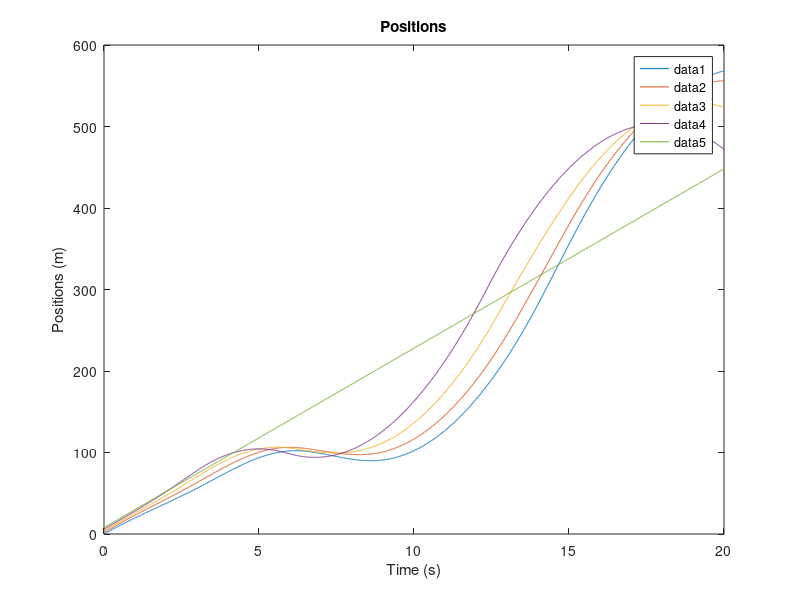
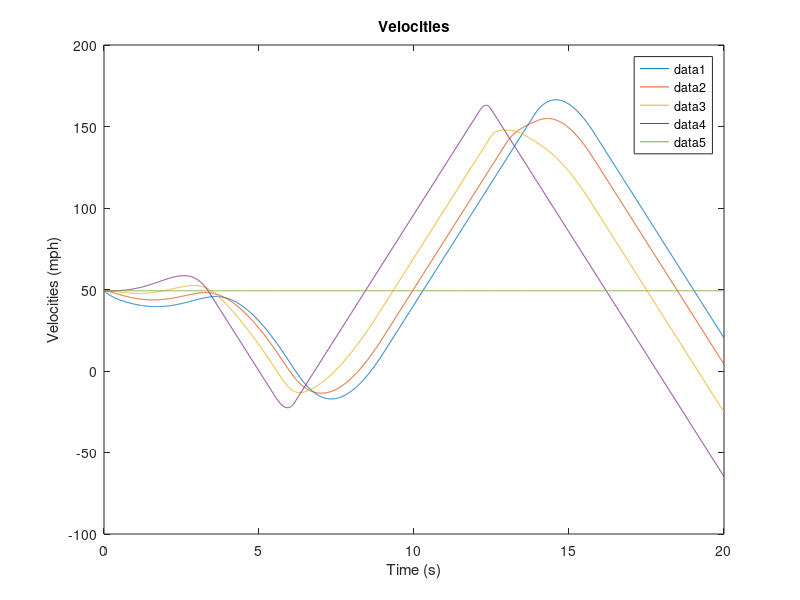
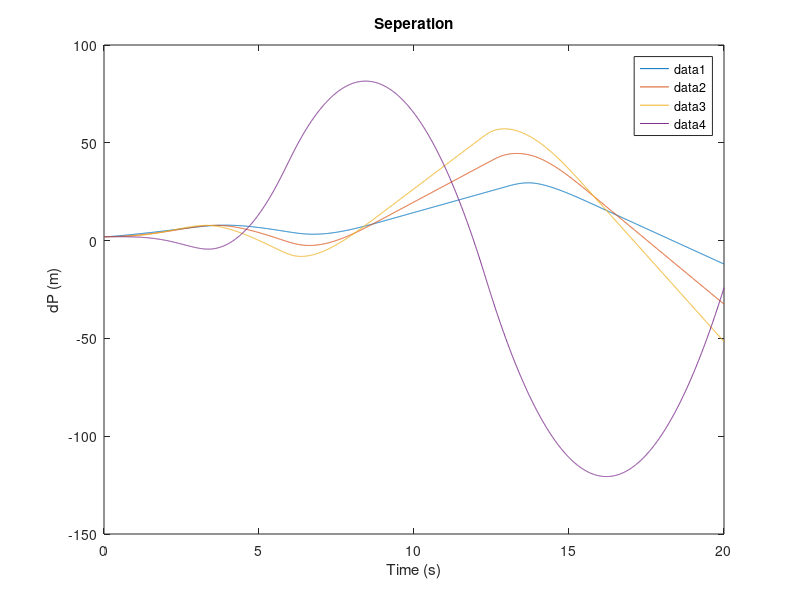
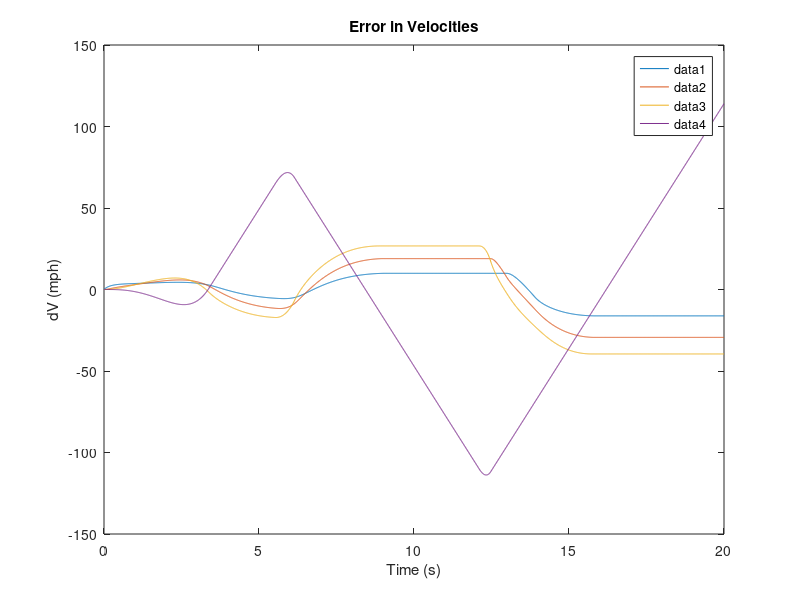

MATLAB code for these plots, in order:
%% Vehicle Platoon

close all; clc; clear;

%% Functions

kpi = 1;
kdi = 3;
d = 10;

N = 5; % Platoon size with Leader

R = or(mod((3:N*5-2),5)==1,mod((3:N*5-2),5)==3)' .* d; % Reference Signal
R(end) = 0;

W = @(t) t*0; % Acceleration of the leader.
G = zeros(2*N,1);
G(end) = 1;

A = diag(mod((1:N*2-1),2)==1,1)*1;
B = zeros(2*N,N);
C = zeros(N*5-4,2*N);
for n=2:2:2*N
    B(n,n/2) = 1;
end

Ci = [-1  0  1  0  0  0; ...
       0 -1  0  1  0  0; ...
       0  0 -1  0  1  0; ...
       0  0  0 -1  0  1; ...
       0  0  0  1  0  0];
   
C1 = [ -1  0  1  0; ...
        0 -1  0  1; ...
        0  1  0  0];

CN = [ -1  0  1  0; ...
        0 -1  0  1; ...
        0  0  0  1];

C(1:3,1:4) = C1;
C(end-2:end,end-3:end) = CN;

K = zeros(N,length(R));
Ki = [kpi kdi -kpi -kdi 0];
K1 = [-kpi -kdi 0];
KN = [kpi kdi 0];

K(1,1:3) = K1;
K(end,end-2:end) = KN;

for n=0:N-3
    C(((n)*5+4):((n)*5+8),((n)*2 + 1):((n)*2 + 6)) = Ci;
    
    K(n+2,n*5+4:n*5+8) = Ki;
end

% simulate instability
K_a = K;
% %kps
% K_a(4,14) = -3;
% K_a(4,16) = 3;
%kds
K_a(4,15) = -1.2;
K_a(4,17) = 1.2;

% attacker modifying C
% C(7,:) = -0.7*C(7,:);
% C(15,:) = -0.7*C(15,:);

B(end,end) = 0;

A_tilda = A-B*K*C;
%A_tilda = A-B*K_a*C;
% U_tilda = B*K*R+G*W(1);

U_tilda = B*K*R;
%U_tilda = B*K_a*R;

% Eigen_A_tilda = eig(A_tilda);

%% simulation

X0  = [0 22 2 22 4 22 6 22 8 22]';
% X0  = zeros(N*2,1);
% X0(end) = 22.352; % 50 mph in m/s


% Xdot = @(t,X) (A_tilda * X + U_tilda);

% [t,X] = ode45(@(t,X) Xdot(t,X,A_tilda,U_tilda),[0 20],X0);

%% Simulation Euler-Cauchy
tf = 20;
dt = 0.01;

clear X t
t=0:dt:tf;

maxA = 13.4112; % 30 mph/s in m/s^2
minA = -13.4112; % -30 mph/s m/s^2

X(1,:) = X0';

for n=2:length(t)
    E(n-1,:) = (R - C*X(n-1,:)')';
    
%     U(n-1,:) = (K*E(n-1,:)');
    U(n-1,:) = (K_a*E(n-1,:)');

    U(maxA<U)=maxA;
    U(minA>U)=minA;   

    Xd = A*X(n-1,:)' + B*U(n-1,:)';
    X(n,:) = X(n-1,:) + dt*Xd';
end



%% Plots
% U = -K*C*X'+K*R;
%U = -K_a*C*X'+K_a*R;

maxA = 13.4112; % 30 mph/s in m/s^2
minA = -13.4112; % -30 mph/s m/s^2

% U(maxA<U)=maxA;
% U(-maxA>U)=maxA;

for n=1:N
figure(1); plot(t,X(:,n*2-1)); hold on;
end
title('Positions');
xlabel('Time (s)');
ylabel('Positions (m)');
legend('show')


for n=1:N
figure(2); plot(t,X(:,n*2).*2.23694); hold on
end
title('Velocities');
xlabel('Time (s)');
ylabel('Velocities (mph)');
legend('show')


for n=1:N-1
figure(3); plot(t,X(:,(n+1)*2-1)-X(:,(n)*2-1)); hold on;
end
title('Seperation');
xlabel('Time (s)');
ylabel('dP (m)');
legend('show')


for n=1:N-1
figure(4); plot(t,X(:,(n+1)*2).*2.23694-X(:,n*2).*2.23694); hold on
end
title('Error in Velocities');
xlabel('Time (s)');
ylabel('dV (mph)');
legend('show')

for n=1:N-1
figure(5); plot(t(1:end-1),U(:,n)./9.806); hold on
end
title('Accelerations');
xlabel('Time (s)');
ylabel('Accelerations (g)');
legend('show')

